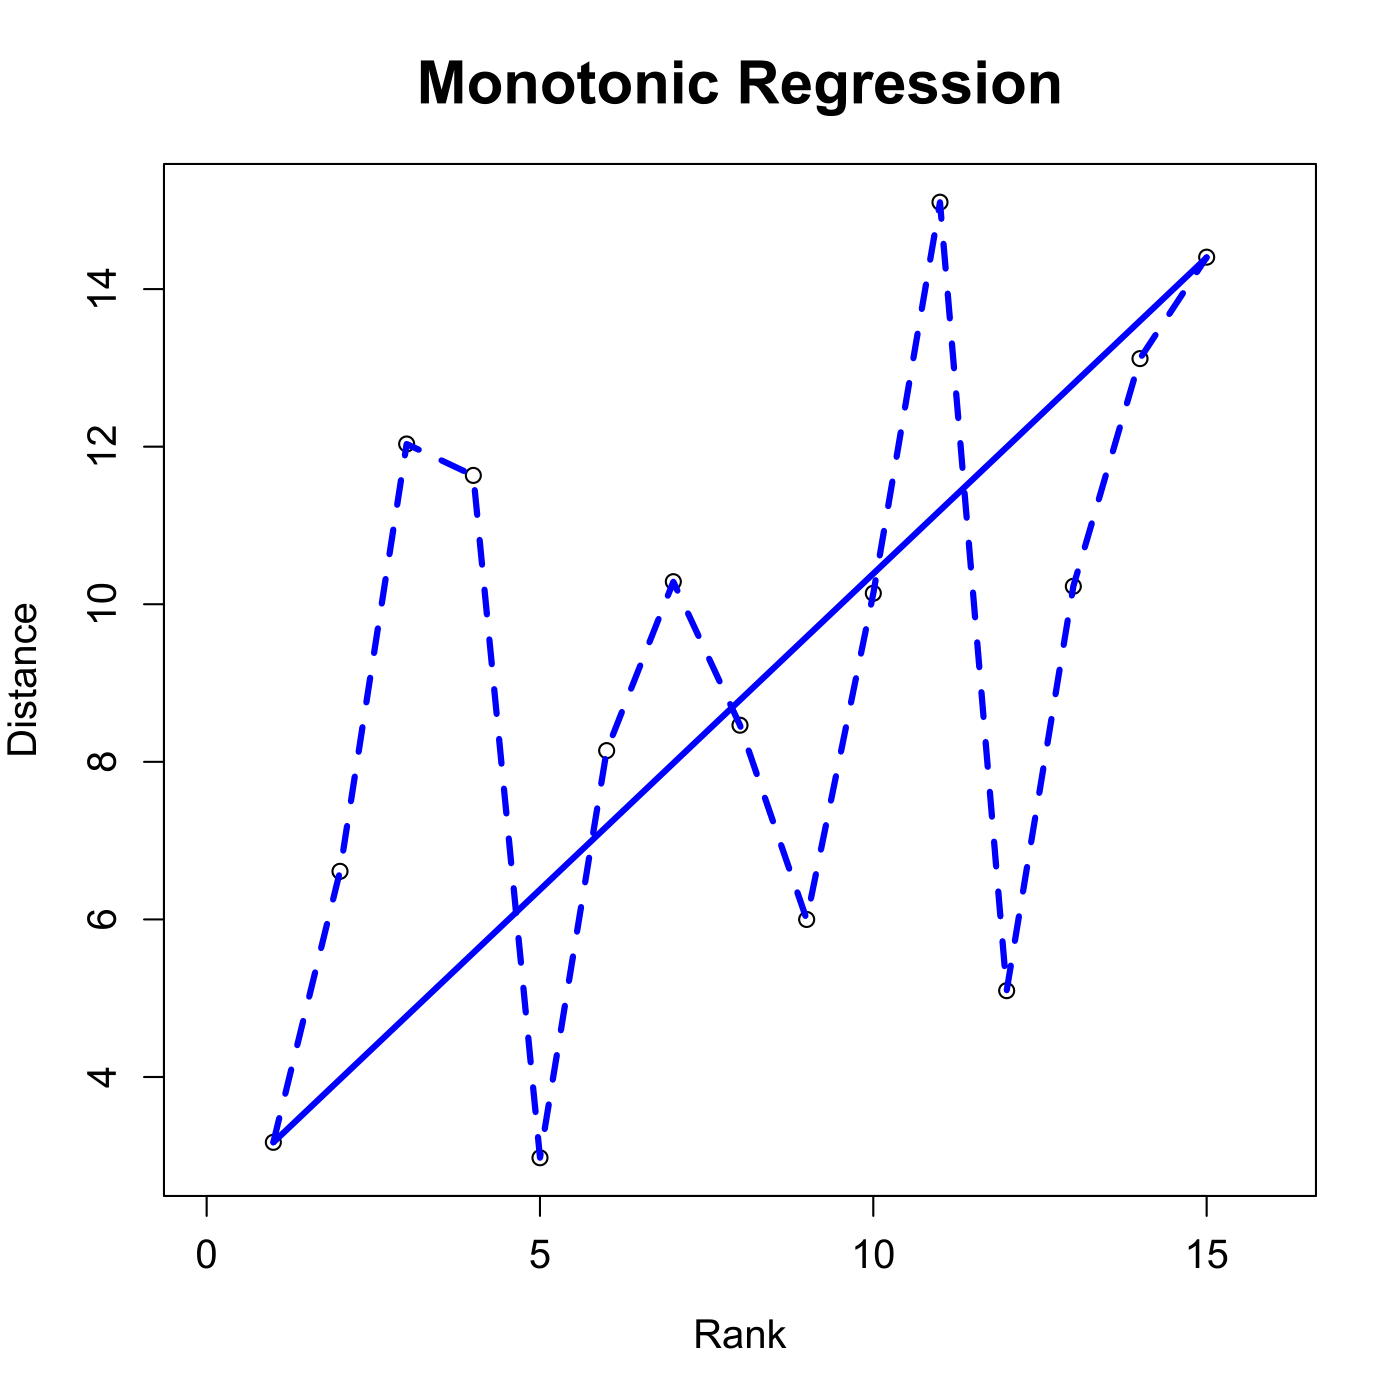

Write R code to recreate this figure.

# clear all variables
rm(list = ls(all = TRUE))
graphics.off()

ber = c(0, 2, 4, 12, 11, 3)
dre = c(2, 0, 6, 10, 7, 5)
ham = c(4, 6, 0, 8, 15, 1)
kob = c(12, 10, 8, 0, 9, 13)
mue = c(11, 7, 15, 9, 0, 14)
ros = c(3, 5, 1, 13, 14, 0)

dist = rbind(ber, dre, ham, kob, mue, ros)

# a,b,h,i are matrices
a = (dist^2) * (-0.5)
i = diag(6)
u = rep(1, 6)
h = i - (1/6 * (u %*% t(u)))
b = h %*% a %*% h           # Determine the inner product matrix
e = eigen(b)

g1  = cbind(e$vectors[, 1], e$vectors[, 2])
g2  = diag(e$values[1:2])
x   = g1 %*% (g2^0.5)       # Determine the coordinate matrix

# Determine the dissimilarities
d12 = ((x[1, 1] - x[2, 1])^2 + (x[1, 2] - x[2, 2])^2)^0.5
d13 = ((x[1, 1] - x[3, 1])^2 + (x[1, 2] - x[3, 2])^2)^0.5
d14 = ((x[1, 1] - x[4, 1])^2 + (x[1, 2] - x[4, 2])^2)^0.5
d15 = ((x[1, 1] - x[5, 1])^2 + (x[1, 2] - x[5, 2])^2)^0.5
d16 = ((x[1, 1] - x[6, 1])^2 + (x[1, 2] - x[6, 2])^2)^0.5

d23 = ((x[2, 1] - x[3, 1])^2 + (x[2, 2] - x[3, 2])^2)^0.5
d24 = ((x[2, 1] - x[4, 1])^2 + (x[2, 2] - x[4, 2])^2)^0.5
d25 = ((x[2, 1] - x[5, 1])^2 + (x[2, 2] - x[5, 2])^2)^0.5
d26 = ((x[2, 1] - x[6, 1])^2 + (x[2, 2] - x[6, 2])^2)^0.5

d34 = ((x[3, 1] - x[4, 1])^2 + (x[3, 2] - x[4, 2])^2)^0.5
d35 = ((x[3, 1] - x[5, 1])^2 + (x[3, 2] - x[5, 2])^2)^0.5
d36 = ((x[3, 1] - x[6, 1])^2 + (x[3, 2] - x[6, 2])^2)^0.5

d45 = ((x[4, 1] - x[5, 1])^2 + (x[4, 2] - x[5, 2])^2)^0.5
d46 = ((x[4, 1] - x[6, 1])^2 + (x[4, 2] - x[6, 2])^2)^0.5

d56 = ((x[5, 1] - x[6, 1])^2 + (x[5, 2] - x[6, 2])^2)^0.5

dd = rbind(c(0, d12, d13, d14, d15, d16), c(d12, 0, d23, d24, d25, d26), c(d13, 
    d23, 0, d34, d35, d36), c(d14, d24, d34, 0, d45, d46), c(d15, d25, d35, d45, 
    0, d56), c(d16, d26, d36, d46, d56, 0))

f = cbind(c(1:15), c(d12, d13, d14, d15, d16, d23, d24, d25, d26, d34, d35, d36, 
    d45, d46, d56))  # Determine the rank order to dissimilarities

l = cbind(c(15, 1), c(14.4, 3.17))

# Plot
plot(f, xlim = c(0, 16), xlab = "Rank", ylab = "Distance", main = "Monotonic Regression", 
    cex.axis = 1.2, cex.lab = 1.2, cex.main = 1.8)
lines(f, lty = 2, lwd = 3, col = "blue")
segments(l[1, 1], l[1, 2], l[2, 1], l[2, 2], lwd = 3, col = "blue") 
